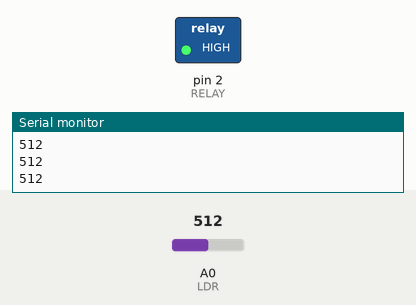
Recording of a sketch running on a simulated Arduino Uno, built with avr-gcc and run on an emulated ATmega328P. Shown: switched loads named in the sketch (green lamp = pin HIGH), the last lines printed to the serial monitor. The test bench sets the inputs (shaded band); at power-on: A0 (LDR) = 512.

Above: at 1.3 s.
1.4 s: A0 (LDR) set to 637
2.9 s: A0 (LDR) set to 657
At 3.7 s:
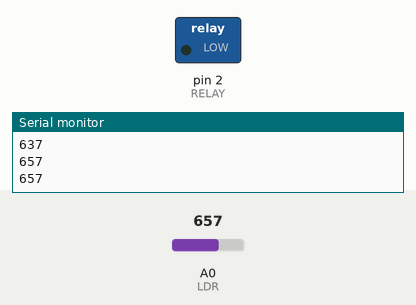
4.5 s: A0 (LDR) set to 640
At 4.8 s:
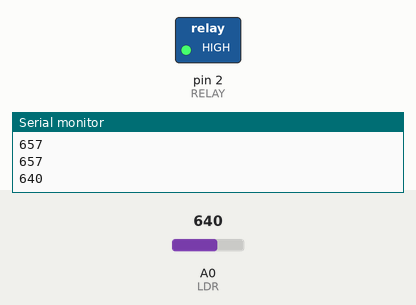
6.0 s: A0 (LDR) set to 660
At 7.2 s:
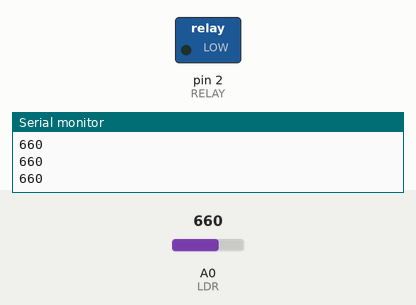
Timing chart, 0 to 8.5 s (numbered marks = the images above; inputs shaded):
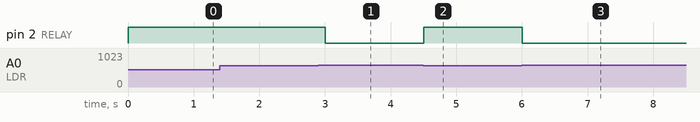

Measured:
- the behaviour switches between 649 and 650 on A0 (LDR) (found by bisection; images 0 and 1)
- after the input at 2.9 s, pin 2 (RELAY): HIGH → LOW after 0.10 s
- after the input at 4.5 s, pin 2 (RELAY): LOW → HIGH at once
- after the input at 6.0 s, pin 2 (RELAY): HIGH → LOW at once

The sketch:

street.ino
```cpp
const int RELAY = 2;
const int LDR = A0;
void setup() {
Serial.begin(9600);

pinMode(RELAY, OUTPUT);

pinMode(LDR, INPUT);
}
void loop() {
int Status = analogRead(LDR);
if (Status < 650) {
  digitalWrite(RELAY, HIGH);
  }
else {
  digitalWrite(RELAY, LOW);
  }
//checking value
Serial.println(Status);
delay(500);
}
```
